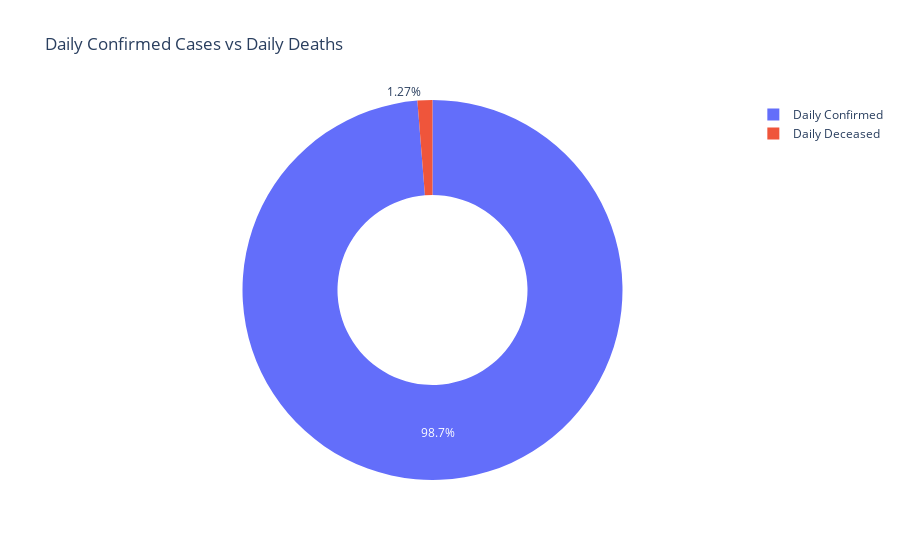

The code cell stored with this chart in its notebook:
### Code cell
cases = data["Daily Confirmed"].sum()
deceased = data["Daily Deceased"].sum()

labels = ["Daily Confirmed", "Daily Deceased"]
values = [cases, deceased]

fig = px.pie(data, values=values,
            names=labels,
            title="Daily Confirmed Cases vs Daily Deaths",
            hole=0.5)
fig.show()

### Figure 1 — Plotly figure (JSON) as saved in the notebook; plotly's stock layout.template omitted (floating-point values rounded to 4 significant figures)
{"data": [{"domain": {"x": [0, 1], "y": [0, 1]}, "hole": 0.5, "hovertemplate": "label=%{label}<br>value=%{value}<extra></extra>", "labels": ["Daily Confirmed", "Daily Deceased"], "legendgroup": "", "name": "", "showlegend": true, "type": "pie", "values": [37899299, 486649]}], "layout": {"legend": {"tracegroupgap": 0}, "title": {"text": "Daily Confirmed Cases vs Daily Deaths"}}}
